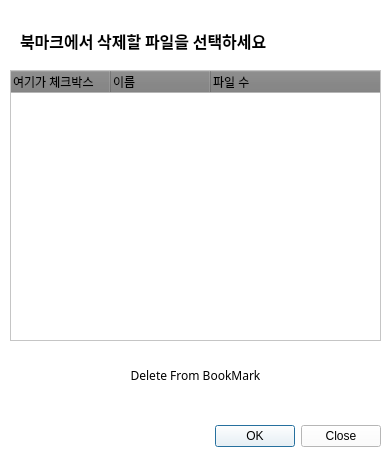
<?xml version="1.0" encoding="UTF-8"?>
<ui version="4.0">
 <class>add_to_bookmark_UI</class>
 <widget class="QDialog" name="add_to_bookmark_UI">
  <property name="geometry">
   <rect>
    <x>0</x>
    <y>0</y>
    <width>386</width>
    <height>455</height>
   </rect>
  </property>
  <property name="palette">
   <palette>
    <active>
     <colorrole role="WindowText">
      <brush brushstyle="SolidPattern">
       <color alpha="255">
        <red>0</red>
        <green>0</green>
        <blue>0</blue>
       </color>
      </brush>
     </colorrole>
     <colorrole role="Button">
      <brush brushstyle="SolidPattern">
       <color alpha="255">
        <red>255</red>
        <green>255</green>
        <blue>255</blue>
       </color>
      </brush>
     </colorrole>
     <colorrole role="Light">
      <brush brushstyle="SolidPattern">
       <color alpha="255">
        <red>255</red>
        <green>255</green>
        <blue>255</blue>
       </color>
      </brush>
     </colorrole>
     <colorrole role="Midlight">
      <brush brushstyle="SolidPattern">
       <color alpha="255">
        <red>255</red>
        <green>255</green>
        <blue>255</blue>
       </color>
      </brush>
     </colorrole>
     <colorrole role="Dark">
      <brush brushstyle="SolidPattern">
       <color alpha="255">
        <red>255</red>
        <green>255</green>
        <blue>255</blue>
       </color>
      </brush>
     </colorrole>
     <colorrole role="Mid">
      <brush brushstyle="SolidPattern">
       <color alpha="255">
        <red>170</red>
        <green>170</green>
        <blue>170</blue>
       </color>
      </brush>
     </colorrole>
     <colorrole role="Text">
      <brush brushstyle="SolidPattern">
       <color alpha="255">
        <red>0</red>
        <green>0</green>
        <blue>0</blue>
       </color>
      </brush>
     </colorrole>
     <colorrole role="BrightText">
      <brush brushstyle="SolidPattern">
       <color alpha="255">
        <red>255</red>
        <green>255</green>
        <blue>255</blue>
       </color>
      </brush>
     </colorrole>
     <colorrole role="ButtonText">
      <brush brushstyle="SolidPattern">
       <color alpha="255">
        <red>0</red>
        <green>0</green>
        <blue>0</blue>
       </color>
      </brush>
     </colorrole>
     <colorrole role="Base">
      <brush brushstyle="SolidPattern">
       <color alpha="255">
        <red>255</red>
        <green>255</green>
        <blue>255</blue>
       </color>
      </brush>
     </colorrole>
     <colorrole role="Window">
      <brush brushstyle="SolidPattern">
       <color alpha="255">
        <red>255</red>
        <green>255</green>
        <blue>255</blue>
       </color>
      </brush>
     </colorrole>
     <colorrole role="Shadow">
      <brush brushstyle="SolidPattern">
       <color alpha="255">
        <red>0</red>
        <green>0</green>
        <blue>0</blue>
       </color>
      </brush>
     </colorrole>
     <colorrole role="AlternateBase">
      <brush brushstyle="SolidPattern">
       <color alpha="255">
        <red>255</red>
        <green>255</green>
        <blue>255</blue>
       </color>
      </brush>
     </colorrole>
     <colorrole role="ToolTipBase">
      <brush brushstyle="SolidPattern">
       <color alpha="255">
        <red>255</red>
        <green>255</green>
        <blue>220</blue>
       </color>
      </brush>
     </colorrole>
     <colorrole role="ToolTipText">
      <brush brushstyle="SolidPattern">
       <color alpha="255">
        <red>0</red>
        <green>0</green>
        <blue>0</blue>
       </color>
      </brush>
     </colorrole>
    </active>
    <inactive>
     <colorrole role="WindowText">
      <brush brushstyle="SolidPattern">
       <color alpha="255">
        <red>0</red>
        <green>0</green>
        <blue>0</blue>
       </color>
      </brush>
     </colorrole>
     <colorrole role="Button">
      <brush brushstyle="SolidPattern">
       <color alpha="255">
        <red>255</red>
        <green>255</green>
        <blue>255</blue>
       </color>
      </brush>
     </colorrole>
     <colorrole role="Light">
      <brush brushstyle="SolidPattern">
       <color alpha="255">
        <red>255</red>
        <green>255</green>
        <blue>255</blue>
       </color>
      </brush>
     </colorrole>
     <colorrole role="Midlight">
      <brush brushstyle="SolidPattern">
       <color alpha="255">
        <red>255</red>
        <green>255</green>
        <blue>255</blue>
       </color>
      </brush>
     </colorrole>
     <colorrole role="Dark">
      <brush brushstyle="SolidPattern">
       <color alpha="255">
        <red>255</red>
        <green>255</green>
        <blue>255</blue>
       </color>
      </brush>
     </colorrole>
     <colorrole role="Mid">
      <brush brushstyle="SolidPattern">
       <color alpha="255">
        <red>170</red>
        <green>170</green>
        <blue>170</blue>
       </color>
      </brush>
     </colorrole>
     <colorrole role="Text">
      <brush brushstyle="SolidPattern">
       <color alpha="255">
        <red>0</red>
        <green>0</green>
        <blue>0</blue>
       </color>
      </brush>
     </colorrole>
     <colorrole role="BrightText">
      <brush brushstyle="SolidPattern">
       <color alpha="255">
        <red>255</red>
        <green>255</green>
        <blue>255</blue>
       </color>
      </brush>
     </colorrole>
     <colorrole role="ButtonText">
      <brush brushstyle="SolidPattern">
       <color alpha="255">
        <red>0</red>
        <green>0</green>
        <blue>0</blue>
       </color>
      </brush>
     </colorrole>
     <colorrole role="Base">
      <brush brushstyle="SolidPattern">
       <color alpha="255">
        <red>255</red>
        <green>255</green>
        <blue>255</blue>
       </color>
      </brush>
     </colorrole>
     <colorrole role="Window">
      <brush brushstyle="SolidPattern">
       <color alpha="255">
        <red>255</red>
        <green>255</green>
        <blue>255</blue>
       </color>
      </brush>
     </colorrole>
     <colorrole role="Shadow">
      <brush brushstyle="SolidPattern">
       <color alpha="255">
        <red>0</red>
        <green>0</green>
        <blue>0</blue>
       </color>
      </brush>
     </colorrole>
     <colorrole role="AlternateBase">
      <brush brushstyle="SolidPattern">
       <color alpha="255">
        <red>255</red>
        <green>255</green>
        <blue>255</blue>
       </color>
      </brush>
     </colorrole>
     <colorrole role="ToolTipBase">
      <brush brushstyle="SolidPattern">
       <color alpha="255">
        <red>255</red>
        <green>255</green>
        <blue>220</blue>
       </color>
      </brush>
     </colorrole>
     <colorrole role="ToolTipText">
      <brush brushstyle="SolidPattern">
       <color alpha="255">
        <red>0</red>
        <green>0</green>
        <blue>0</blue>
       </color>
      </brush>
     </colorrole>
    </inactive>
    <disabled>
     <colorrole role="WindowText">
      <brush brushstyle="SolidPattern">
       <color alpha="255">
        <red>255</red>
        <green>255</green>
        <blue>255</blue>
       </color>
      </brush>
     </colorrole>
     <colorrole role="Button">
      <brush brushstyle="SolidPattern">
       <color alpha="255">
        <red>255</red>
        <green>255</green>
        <blue>255</blue>
       </color>
      </brush>
     </colorrole>
     <colorrole role="Light">
      <brush brushstyle="SolidPattern">
       <color alpha="255">
        <red>255</red>
        <green>255</green>
        <blue>255</blue>
       </color>
      </brush>
     </colorrole>
     <colorrole role="Midlight">
      <brush brushstyle="SolidPattern">
       <color alpha="255">
        <red>255</red>
        <green>255</green>
        <blue>255</blue>
       </color>
      </brush>
     </colorrole>
     <colorrole role="Dark">
      <brush brushstyle="SolidPattern">
       <color alpha="255">
        <red>255</red>
        <green>255</green>
        <blue>255</blue>
       </color>
      </brush>
     </colorrole>
     <colorrole role="Mid">
      <brush brushstyle="SolidPattern">
       <color alpha="255">
        <red>170</red>
        <green>170</green>
        <blue>170</blue>
       </color>
      </brush>
     </colorrole>
     <colorrole role="Text">
      <brush brushstyle="SolidPattern">
       <color alpha="255">
        <red>255</red>
        <green>255</green>
        <blue>255</blue>
       </color>
      </brush>
     </colorrole>
     <colorrole role="BrightText">
      <brush brushstyle="SolidPattern">
       <color alpha="255">
        <red>255</red>
        <green>255</green>
        <blue>255</blue>
       </color>
      </brush>
     </colorrole>
     <colorrole role="ButtonText">
      <brush brushstyle="SolidPattern">
       <color alpha="255">
        <red>255</red>
        <green>255</green>
        <blue>255</blue>
       </color>
      </brush>
     </colorrole>
     <colorrole role="Base">
      <brush brushstyle="SolidPattern">
       <color alpha="255">
        <red>255</red>
        <green>255</green>
        <blue>255</blue>
       </color>
      </brush>
     </colorrole>
     <colorrole role="Window">
      <brush brushstyle="SolidPattern">
       <color alpha="255">
        <red>255</red>
        <green>255</green>
        <blue>255</blue>
       </color>
      </brush>
     </colorrole>
     <colorrole role="Shadow">
      <brush brushstyle="SolidPattern">
       <color alpha="255">
        <red>0</red>
        <green>0</green>
        <blue>0</blue>
       </color>
      </brush>
     </colorrole>
     <colorrole role="AlternateBase">
      <brush brushstyle="SolidPattern">
       <color alpha="255">
        <red>255</red>
        <green>255</green>
        <blue>255</blue>
       </color>
      </brush>
     </colorrole>
     <colorrole role="ToolTipBase">
      <brush brushstyle="SolidPattern">
       <color alpha="255">
        <red>255</red>
        <green>255</green>
        <blue>220</blue>
       </color>
      </brush>
     </colorrole>
     <colorrole role="ToolTipText">
      <brush brushstyle="SolidPattern">
       <color alpha="255">
        <red>0</red>
        <green>0</green>
        <blue>0</blue>
       </color>
      </brush>
     </colorrole>
    </disabled>
   </palette>
  </property>
  <property name="windowTitle">
   <string>Add to Bookmark</string>
  </property>
  <widget class="QDialogButtonBox" name="buttonBox">
   <property name="geometry">
    <rect>
     <x>40</x>
     <y>420</y>
     <width>341</width>
     <height>32</height>
    </rect>
   </property>
   <property name="orientation">
    <enum>Qt::Horizontal</enum>
   </property>
   <property name="standardButtons">
    <set>QDialogButtonBox::Close|QDialogButtonBox::Ok</set>
   </property>
   <property name="centerButtons">
    <bool>false</bool>
   </property>
  </widget>
  <widget class="QTreeWidget" name="bookmark_list_treeWidget">
   <property name="geometry">
    <rect>
     <x>10</x>
     <y>70</y>
     <width>371</width>
     <height>271</height>
    </rect>
   </property>
   <property name="palette">
    <palette>
     <active>
      <colorrole role="WindowText">
       <brush brushstyle="SolidPattern">
        <color alpha="255">
         <red>0</red>
         <green>0</green>
         <blue>0</blue>
        </color>
       </brush>
      </colorrole>
      <colorrole role="Button">
       <brush brushstyle="SolidPattern">
        <color alpha="255">
         <red>126</red>
         <green>126</green>
         <blue>126</blue>
        </color>
       </brush>
      </colorrole>
      <colorrole role="Midlight">
       <brush brushstyle="SolidPattern">
        <color alpha="255">
         <red>167</red>
         <green>167</green>
         <blue>167</blue>
        </color>
       </brush>
      </colorrole>
      <colorrole role="Dark">
       <brush brushstyle="SolidPattern">
        <color alpha="255">
         <red>129</red>
         <green>129</green>
         <blue>129</blue>
        </color>
       </brush>
      </colorrole>
      <colorrole role="Text">
       <brush brushstyle="SolidPattern">
        <color alpha="255">
         <red>0</red>
         <green>0</green>
         <blue>0</blue>
        </color>
       </brush>
      </colorrole>
      <colorrole role="ButtonText">
       <brush brushstyle="SolidPattern">
        <color alpha="255">
         <red>0</red>
         <green>0</green>
         <blue>0</blue>
        </color>
       </brush>
      </colorrole>
     </active>
     <inactive>
      <colorrole role="WindowText">
       <brush brushstyle="SolidPattern">
        <color alpha="255">
         <red>0</red>
         <green>0</green>
         <blue>0</blue>
        </color>
       </brush>
      </colorrole>
      <colorrole role="Button">
       <brush brushstyle="SolidPattern">
        <color alpha="255">
         <red>126</red>
         <green>126</green>
         <blue>126</blue>
        </color>
       </brush>
      </colorrole>
      <colorrole role="Midlight">
       <brush brushstyle="SolidPattern">
        <color alpha="255">
         <red>167</red>
         <green>167</green>
         <blue>167</blue>
        </color>
       </brush>
      </colorrole>
      <colorrole role="Dark">
       <brush brushstyle="SolidPattern">
        <color alpha="255">
         <red>129</red>
         <green>129</green>
         <blue>129</blue>
        </color>
       </brush>
      </colorrole>
      <colorrole role="Text">
       <brush brushstyle="SolidPattern">
        <color alpha="255">
         <red>0</red>
         <green>0</green>
         <blue>0</blue>
        </color>
       </brush>
      </colorrole>
      <colorrole role="ButtonText">
       <brush brushstyle="SolidPattern">
        <color alpha="255">
         <red>0</red>
         <green>0</green>
         <blue>0</blue>
        </color>
       </brush>
      </colorrole>
     </inactive>
     <disabled>
      <colorrole role="WindowText">
       <brush brushstyle="SolidPattern">
        <color alpha="255">
         <red>129</red>
         <green>129</green>
         <blue>129</blue>
        </color>
       </brush>
      </colorrole>
      <colorrole role="Button">
       <brush brushstyle="SolidPattern">
        <color alpha="255">
         <red>126</red>
         <green>126</green>
         <blue>126</blue>
        </color>
       </brush>
      </colorrole>
      <colorrole role="Midlight">
       <brush brushstyle="SolidPattern">
        <color alpha="255">
         <red>167</red>
         <green>167</green>
         <blue>167</blue>
        </color>
       </brush>
      </colorrole>
      <colorrole role="Dark">
       <brush brushstyle="SolidPattern">
        <color alpha="255">
         <red>129</red>
         <green>129</green>
         <blue>129</blue>
        </color>
       </brush>
      </colorrole>
      <colorrole role="Text">
       <brush brushstyle="SolidPattern">
        <color alpha="255">
         <red>129</red>
         <green>129</green>
         <blue>129</blue>
        </color>
       </brush>
      </colorrole>
      <colorrole role="ButtonText">
       <brush brushstyle="SolidPattern">
        <color alpha="255">
         <red>129</red>
         <green>129</green>
         <blue>129</blue>
        </color>
       </brush>
      </colorrole>
     </disabled>
    </palette>
   </property>
   <column>
    <property name="text">
     <string>여기가 체크박스</string>
    </property>
   </column>
   <column>
    <property name="text">
     <string>이름</string>
    </property>
   </column>
   <column>
    <property name="text">
     <string>파일 수</string>
    </property>
   </column>
  </widget>
  <widget class="QLabel" name="label">
   <property name="geometry">
    <rect>
     <x>20</x>
     <y>20</y>
     <width>391</width>
     <height>41</height>
    </rect>
   </property>
   <property name="font">
    <font>
     <family>맑은 고딕</family>
     <pointsize>12</pointsize>
     <weight>75</weight>
     <bold>true</bold>
    </font>
   </property>
   <property name="text">
    <string>북마크에서 삭제할 파일을 선택하세요</string>
   </property>
  </widget>
  <widget class="QWidget" name="layoutWidget">
   <property name="geometry">
    <rect>
     <x>10</x>
     <y>340</y>
     <width>371</width>
     <height>71</height>
    </rect>
   </property>
   <layout class="QHBoxLayout" name="horizontalLayout">
    <item>
     <widget class="QPushButton" name="pushButton_2">
      <property name="font">
       <font>
        <family>맑은 고딕</family>
       </font>
      </property>
      <property name="text">
       <string>Delete From BookMark</string>
      </property>
      <property name="icon">
       <iconset resource="UI_resource_Add_to_Bookmark.qrc">
        <normaloff>:/UI_resource_Add_to_Bookmark/controls-editor-trash.png</normaloff>:/UI_resource_Add_to_Bookmark/controls-editor-trash.png</iconset>
      </property>
      <property name="iconSize">
       <size>
        <width>48</width>
        <height>48</height>
       </size>
      </property>
      <property name="autoDefault">
       <bool>false</bool>
      </property>
      <property name="default">
       <bool>false</bool>
      </property>
      <property name="flat">
       <bool>true</bool>
      </property>
     </widget>
    </item>
   </layout>
  </widget>
 </widget>
 <resources>
  <include location="UI_resource_Add_to_Bookmark.qrc"/>
  <include location="UI_resource.qrc"/>
 </resources>
 <connections>
  <connection>
   <sender>buttonBox</sender>
   <signal>accepted()</signal>
   <receiver>add_to_bookmark_UI</receiver>
   <slot>accept()</slot>
   <hints>
    <hint type="sourcelabel">
     <x>258</x>
     <y>434</y>
    </hint>
    <hint type="destinationlabel">
     <x>157</x>
     <y>274</y>
    </hint>
   </hints>
  </connection>
  <connection>
   <sender>buttonBox</sender>
   <signal>rejected()</signal>
   <receiver>add_to_bookmark_UI</receiver>
   <slot>reject()</slot>
   <hints>
    <hint type="sourcelabel">
     <x>326</x>
     <y>440</y>
    </hint>
    <hint type="destinationlabel">
     <x>286</x>
     <y>274</y>
    </hint>
   </hints>
  </connection>
  <connection>
   <sender>bookmark_list_treeWidget</sender>
   <signal>clicked(QModelIndex)</signal>
   <receiver>add_to_bookmark_UI</receiver>
   <slot>select_bookmark_button_UI(QModelIndex)</slot>
   <hints>
    <hint type="sourcelabel">
     <x>189</x>
     <y>235</y>
    </hint>
    <hint type="destinationlabel">
     <x>196</x>
     <y>412</y>
    </hint>
   </hints>
  </connection>
 </connections>
 <slots>
  <slot>new_bookmark_button_UI()</slot>
  <slot>delete_bookmark_button_UI()</slot>
  <slot>select_bookmark_button_UI(QModelIndex)</slot>
 </slots>
</ui>
